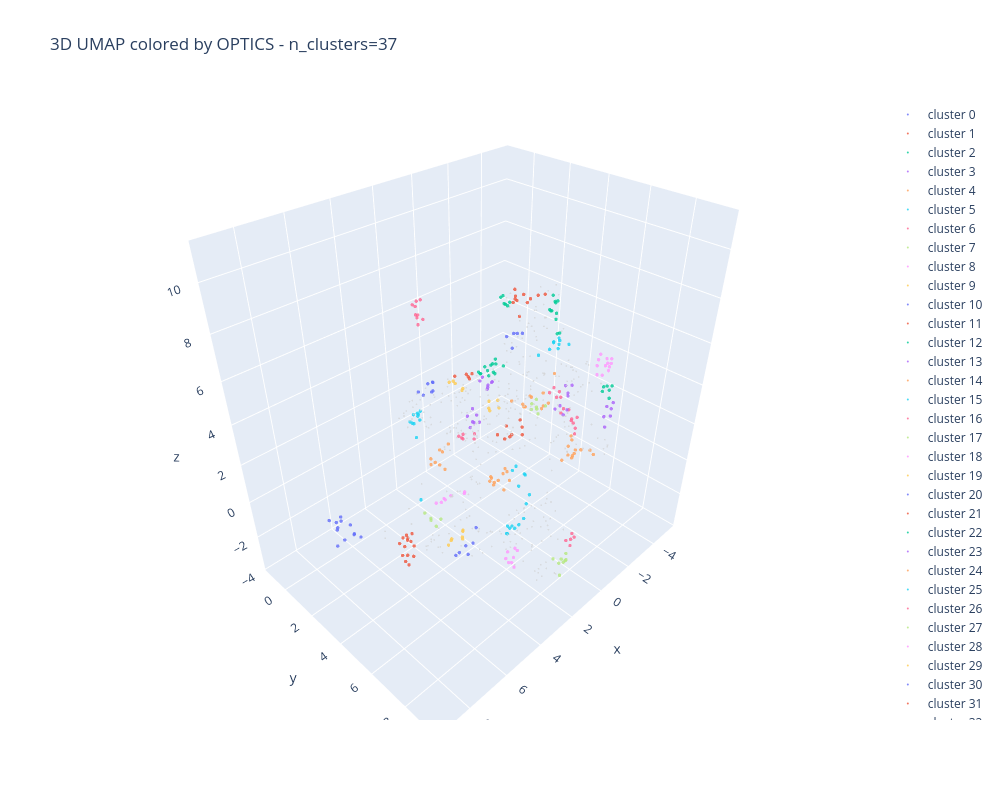

Source (notebook cell):
### Code cell
from sklearn.cluster import OPTICS

optics_labels = OPTICS().fit_predict(embedding_matrix)
n_clusters_optics = len(np.unique(optics_labels)) - 1
plot_embedding_3d(
    umap_3,
    optics_labels,
    f"3D UMAP colored by OPTICS - n_clusters={n_clusters_optics}",
)
